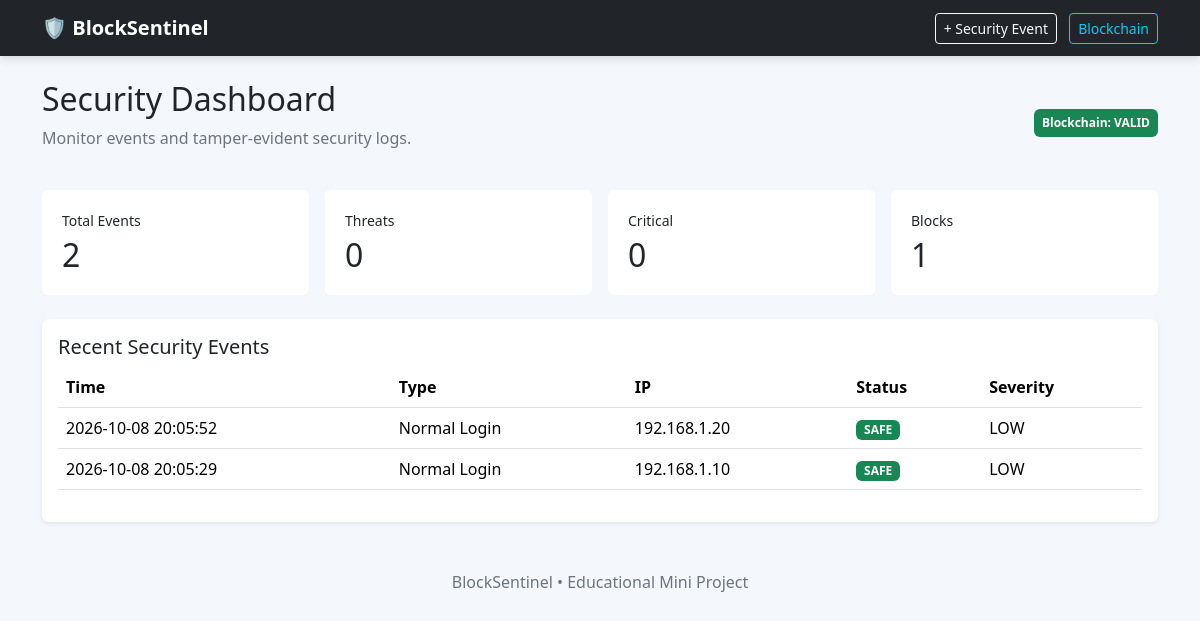
The page / on the database its author committed.
### tables this page shows
CREATE TABLE events (
        id INTEGER PRIMARY KEY AUTOINCREMENT,
        timestamp TEXT, event_type TEXT, ip TEXT, details TEXT,
        status TEXT, severity TEXT, threat TEXT
    );

### app.py (the view)
@app.route("/")
def dashboard():
    conn = get_db()
    rows = conn.execute("SELECT * FROM events ORDER BY id DESC LIMIT 10").fetchall()
    stats = {
        "events": conn.execute("SELECT COUNT(*) FROM events").fetchone()[0],
        "threats": conn.execute("SELECT COUNT(*) FROM events WHERE threat='YES'").fetchone()[0],
        "critical": conn.execute("SELECT COUNT(*) FROM events WHERE severity='CRITICAL'").fetchone()[0],
    }
    conn.close()
    return render_template("dashboard.html", events=rows, stats=stats,
                           blocks=len(chain.chain), valid=chain.is_valid())

### app.py (called while the page is built)
def get_db():
    conn = sqlite3.connect(DB)
    conn.row_factory = sqlite3.Row
    return conn

### blockchain.py (called while the page is built)
    def calculate_hash(self, block):
        content = json.dumps(block, sort_keys=True, default=str).encode()
        return hashlib.sha256(content).hexdigest()

    def is_valid(self):
        for i, block in enumerate(self.chain):
            if block["hash"] != self.calculate_hash({
                "index": block["index"],
                "timestamp": block["timestamp"],
                "data": block["data"],
                "previous_hash": block["previous_hash"]
            }):
                return False
            if i > 0 and block["previous_hash"] != self.chain[i-1]["hash"]:
                return False
        return True

### templates/dashboard.html
{% extends "base.html" %}{% block content %}
<div class="d-flex justify-content-between align-items-center mb-4">
<div><h2>Security Dashboard</h2><p class="text-secondary">Monitor events and tamper-evident security logs.</p></div>
<span class="badge {% if valid %}bg-success{% else %}bg-danger{% endif %} p-2">
Blockchain: {% if valid %}VALID{% else %}TAMPERED{% endif %}</span>
</div>
<div class="row g-3 mb-4">
<div class="col-md-3"><div class="card stat"><small>Total Events</small><h2>{{stats.events}}</h2></div></div>
<div class="col-md-3"><div class="card stat"><small>Threats</small><h2>{{stats.threats}}</h2></div></div>
<div class="col-md-3"><div class="card stat"><small>Critical</small><h2>{{stats.critical}}</h2></div></div>
<div class="col-md-3"><div class="card stat"><small>Blocks</small><h2>{{blocks}}</h2></div></div>
</div>
<div class="card shadow-sm"><div class="card-body">
<h5>Recent Security Events</h5>
<div class="table-responsive"><table class="table align-middle">
<thead><tr><th>Time</th><th>Type</th><th>IP</th><th>Status</th><th>Severity</th></tr></thead>
<tbody>{% for e in events %}
<tr><td>{{e.timestamp}}</td><td>{{e.event_type}}</td><td>{{e.ip}}</td>
<td>{% if e.threat=="YES" %}<span class="badge bg-danger">{{e.status}}</span>{% else %}<span class="badge bg-success">SAFE</span>{% endif %}</td>
<td>{{e.severity}}</td></tr>
{% else %}<tr><td colspan="5" class="text-center text-secondary">No events yet.</td></tr>{% endfor %}
</tbody></table></div></div></div>
{% endblock %}

### templates/base.html (shortened to what this page needs)
<!doctype html>
<html>
<head>
<link href="https://cdn.jsdelivr.net/npm/bootstrap@5.3.3/dist/css/bootstrap.min.css" rel="stylesheet">
<link rel="stylesheet" href="{{ url_for('static', filename='style.css') }}">
</head>
<body>
<nav class="navbar navbar-expand-lg navbar-dark bg-dark">
<div class="container"><a class="navbar-brand fw-bold" href="/">🛡 BlockSentinel</a>
<div><a class="btn btn-outline-light btn-sm me-2" href="/add">+ Security Event</a>
<a class="btn btn-outline-info btn-sm" href="/blockchain">Blockchain</a></div>
</div></nav>
<main class="container py-4">{% block content %}{% endblock %}</main>
<footer class="text-center text-secondary py-4">BlockSentinel • Educational Mini Project</footer>
</body></html>

### static/style.css (style rules this page uses)
body { background:#f4f7fb; }
.navbar { box-shadow:0 2px 10px rgba(0,0,0,.15); }
.stat { border:0; padding:20px; }
.stat h2 { margin:5px 0 0; }
.card { border:0; }

### rows shown on the page
events: timestamp "2026-10-08 20:05:52", event_type "Normal Login", ip "192.168.1.20", threat "SAFE", severity "LOW"
events: timestamp "2026-10-08 20:05:29", event_type "Normal Login", ip "192.168.1.10", threat "SAFE", severity "LOW"

### other values the page prints
{{ stats.events }} "2"
{{ stats.threats }} "0"
{{ stats.critical }} "0"
{{ blocks }} "1"
